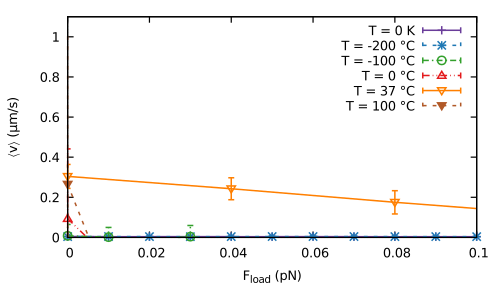

gnuplot code for this plot:
#!/usr/bin/gnuplot
set term pdfcairo enhanced linewidth 1.75 font ",14"
set output "F_v_temp_zoom.pdf"

load "Data/my.pal"

unset tmargin
unset bmargin
unset lmargin
unset rmargin

set key top right Right width -2

set xlabel "F_{load} (pN)"
set ylabel "{/Symbol \341}v{/Symbol \361} (µm/s)"

set xzeroaxis
set yzeroaxis

plot [0:0.1][0:1.1] \
      "Data/short_F_v_kBT=0.dat" u 1:($2*1e3):($3*1e3) w errorlines ls 1 lw 1.25 dashtype 1 title "T = 0 K" \
    , "Data/short_F_v_kBT=1.dat" u 1:($2*1e3):($3*1e3) w errorlines ls 3 lw 1.25 dashtype 2 title "T = -200 {/Symbol \260}C" \
    , "Data/short_F_v_kBT=2.39.dat" u 1:($2*1e3):($3*1e3) w errorlines ls 6 lw 1.25 dashtype 4 title "T = -100 {/Symbol \260}C" \
    , "Data/short_F_v_kBT=3.77.dat" u 1:($2*1e3):($3*1e3) w errorlines ls 8 lw 1.25 dashtype 5 title "T = 0 {/Symbol \260}C" \
    , "Data/F_stall_k=2.dat" u 1:($2*1e3):($3*1e3) w errorlines ls 10 lw 1.25 dashtype 6 title "T = 37 {/Symbol \260}C" \
    , "Data/short_F_v_kBT=5.1.dat" u 1:($2*1e3):($3*1e3) w errorlines ls 11 lw 1.25 dashtype 7 title "T = 100 {/Symbol \260}C" \
